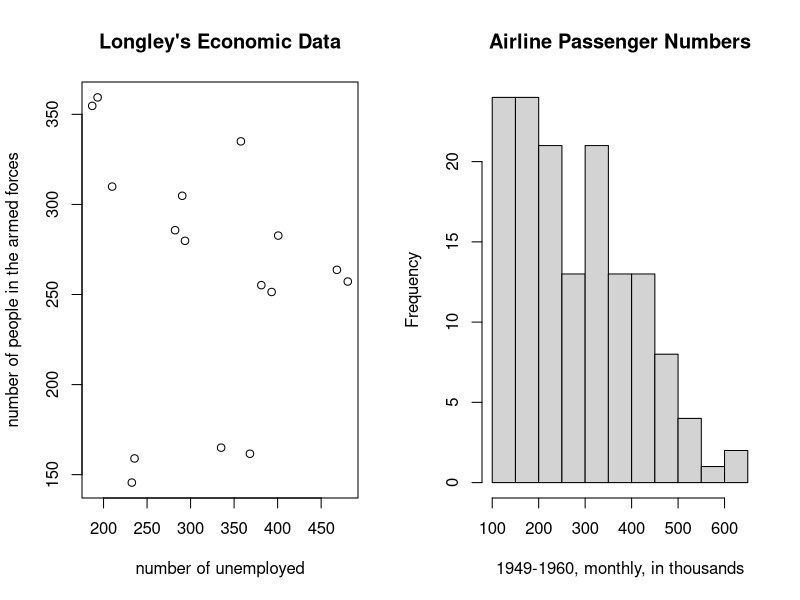

Reproduce this figure in R.
## ---- chunk 1
knitr::opts_chunk$set(echo = TRUE)
## ---- chunk 2
par(mfrow = c(1,2))
plot(longley$Unemployed, longley$Armed.Forces, main = "Longley's Economic Data", 
     xlab = "number of unemployed", ylab = "number of people in the armed forces")
hist(AirPassengers, main = "Airline Passenger Numbers", 
     xlab = "1949-1960, monthly, in thousands")
